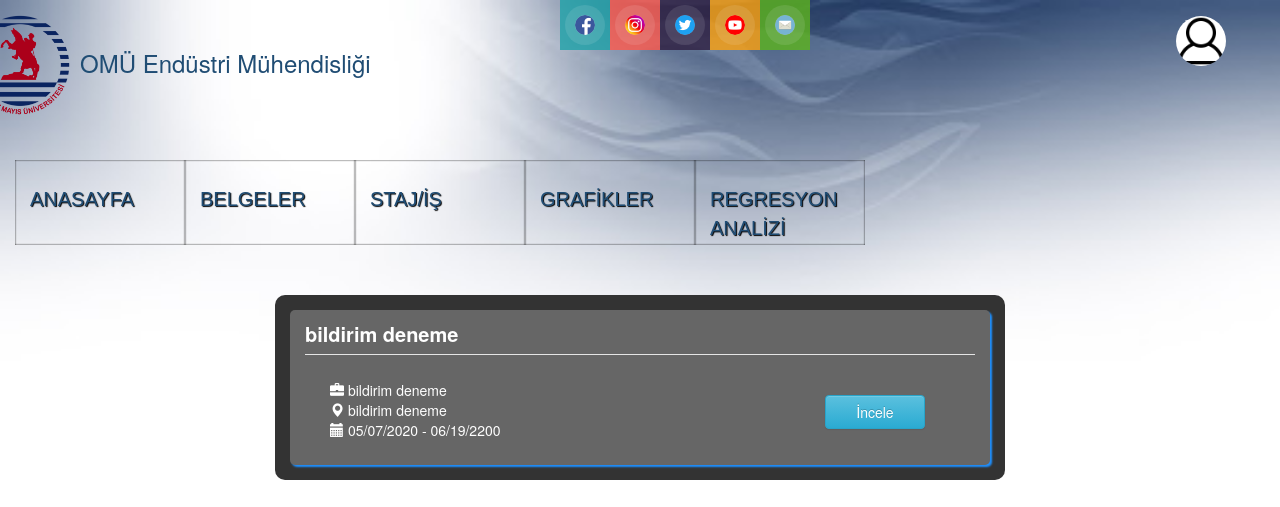
Screenshot of /jobs/ilanlar/ (signed in) with the database file from the repository.
### jobs/models.py (models this page shows, shortened)
class IsIlaniEkle(models.Model):
    isOzeti = models.CharField(max_length=250, null=False, blank=False)
    firma = models.CharField(max_length=250, null=False, blank=False)
    konum = models.CharField(max_length=250, null=False, blank=False)
    ilanTarihi = models.DateTimeField()
    isTanimi = models.TextField(null=False, blank=False)
    nitelikler = models.TextField(null=False, blank=False)
    sektor = models.CharField(max_length=250, null=False, blank=False)
    pozisyon = models.CharField(max_length=250, null=False, blank=False)
    pozisyonSeviyesi = models.CharField(max_length=250, null=False, blank=False)
    calismaSekli = models.CharField(max_length=250, null=False, blank=False)
    adres = models.TextField(null=False, blank=False)
    basvuruSekli = models.CharField(max_length=250, null=False, blank=False)
    sonBasvuruTarihi = models.DateField()
    ilanSahibi = models.CharField(max_length=250)
    ilanSahibiMail = models.EmailField()

### jobs/views.py (the view)
def isİlaniGoruntule(request):
    ilanlar = IsIlaniEkle.objects.all()
    bugun = datetime.datetime.now(tz=timezone.utc)
    for ilan in ilanlar:
        print(ilan.sonBasvuruTarihi.month)
    for g in request.user.groups.all():
        if g.name == 'Mezun':
            ogrenciGiris = Mezun.objects.get(user=request.user)
            ogrenciGiris.oncekiGirisIs = datetime.datetime.now(tz=timezone.utc)
            ogrenciGiris.gorulenIsId = 0
            ogrenciGiris.ilanToplam = ogrenciGiris.gorulenStajId + 0
            ogrenciGiris.save()
        if g.name == 'Öğrenci':
            ogrenciGiris = Ogrenci.objects.get(user=request.user)
            ogrenciGiris.oncekiGirisIs = datetime.datetime.now(tz=timezone.utc)
            ogrenciGiris.gorulenIsId = 0
            ogrenciGiris.ilanToplam = ogrenciGiris.gorulenStajId + 0
            ogrenciGiris.save()
    if g.name == 'Öğrenci' or g.name == 'Mezun':
        return render(request, 'jobs/isilanlari.html', {'ilanlar': ilanlar, 'ogrenci': ogrenciGiris, 'bugun': bugun})
    else:
        return render(request, 'jobs/isilanlari.html', {'ilanlar': ilanlar, 'bugun': bugun})

### templates/jobs/isilanlari.html (shortened to what this page needs)
{% extends 'base.html' %}
{% load static %}
{% block head %}
<link rel="stylesheet" href="{% static 'css/haberEtkinlik.css' %}" type="text/css">
{% endblock %}
{% block body %}
<div class="container" style="margin-top: 50px; margin-bottom: 50px; background-color: #333; width: 730px; -webkit-border-radius: 10px; -moz-border-radius: 10px; border-radius: 10px 10px 10px 10px;">
    {% for ilan in ilanlar %}
    {% if ilan.sonBasvuruTarihi.year > bugun.year %}
        <div class="container"
             style="background-color: #666; width: 700px; margin-bottom: 15px; margin-top: 15px; color: white; -webkit-border-radius: 5px; -moz-border-radius: 5px; border-radius: 5px 5px 5px 5px; -moz-box-shadow: 2px 2px 2px #1E90FF; -webkit-box-shadow: 2px 2px 2px #1E90FF;">
            <legend><b><p style="margin-top: 10px; margin-bottom: 5px; font-size: 20px; color: white;">
                {{ilan.isOzeti}}</p>
            </b></legend>
            <div class="row" style="margin-left: 5px; font-size: 14px">
                <div class="form-group row col-lg-10" style="margin-top: 5px;">
                    <p>
                        <span class="glyphicon glyphicon-briefcase" style="margin-left: 20px;"></span>
                        {{ilan.firma}}<br>
                        <span class="glyphicon glyphicon-map-marker" style="margin-left: 20px;"></span>
                        {{ilan.konum}}<br>
                        <span class="glyphicon glyphicon-calendar" style="margin-left: 20px;"></span>
                        {{ilan.ilanTarihi|date:"SHORT_DATE_FORMAT"}} - {{ilan.sonBasvuruTarihi|date:"SHORT_DATE_FORMAT"}}
                    </p>
                </div>
                <div class="col-lg-2">
                    <br>
                    <button class="btn btn-info pull-right" type="submit" onclick="location.href='{% url 'jobs:ilandetay' ilan.pk %}';" style="margin-right: 20px; width: 100px;">İncele</button>
                </div>
            </div>
        </div>
    {% endif %}
{% endfor %}
</div>
{% endblock %}

### templates/base.html (shortened to what this page needs)
{% load static %}
<!DOCTYPE html>
<html lang="tr">
<head>
    <link rel="stylesheet" href="{% static 'css/bootstrap.min.css' %}" type="text/css">
    <link rel="stylesheet" href="{% static 'css/body.css' %}" type="text/css">
    <link rel="stylesheet" href="{% static 'css/menu2.css' %}" type="text/css">
    <link rel="stylesheet" href="{% static 'css/menu.css' %}" type="text/css">
    <link rel="stylesheet" href="{% static 'css/footer.css' %}" type="text/css">
    <link rel="stylesheet" href="{% static 'css/sosyalmedya.css' %}" type="text/css">
    <link rel="stylesheet" href="{% static 'css/profil.css' %}" type="text/css">
    {% include 'base/css.html' %}
    {% block head %}
    {% endblock %}
</head>
<body style="">
<div class="container">
    <div class="col-lg-1">
        <div class="logo"><img id="logo" src="{% static 'images/omu-logotr.png' %}"/></div>
    </div>
    <div class="col-lg-4">
        <br>
        <h3 id="baslik" class="title">OMÜ Endüstri Mühendisliği</h3>
    </div>
    <div class="col-lg-3">
        <ul class="nav">
            <a href="https://www.facebook.com/omuendustri/" target="_blank">
                <li class="hm">
                    <img class="icon" src="{% static 'images/facebook.png' %}" alt="">
                </li>
            </a>
            <a href="https://www.instagram.com/omuendustri/" target="_blank">
            <li class="fb">
                <img class="icon" src="{% static 'images/instagram.png' %}" alt="">
            </li>
            </a>
            <a href="https://twitter.com/emmtomu" target="_blank">
            <li class="gp">
                <img class="icon" src="{% static 'images/twitter.png' %}" alt="">
            </li>
            </a>
            <a href="https://www.youtube.com/channel/UCCdABDcBJFOBnN6jZbnlChw" target="_blank">
            <li class="tw">
                <img class="icon" src="{% static 'images/youtube.png' %}" alt="">
            </li>
            </a>
            <li class="cl">
                <img class="icon" src="{% static 'images/mail.png' %}" alt="">
            </li>
        </ul>
    </div>
    <div class="dropdown1 col-lg-1" id="dropdown1">
        <button class="btn3 btn-default dropdown-toggle" type="button" id="dropdownMenu1" data-toggle="dropdown"
                aria-haspopup="true" aria-expanded="true">
            <center><img id="avatar" src="{% static 'images/user.jpg' %}"></center>
        </button>
    </div>
</div>
{% for g in user.groups.all %}
{% if g.name == 'Bölüm Sekreteri'%}
<div id="deneme" class="container">
    <ul id="sdt_menu" class="sdt_menu">
        <li>
            <a href="{% url 'anasayfa' %}">
                <span class="sdt_wrap">
              <span class="sdt_link" style="color:#204d74;">ANASAYFA</span>
            </span>
            </a>
        </li>
        <li>
            <a href="#">
                <span class="sdt_wrap">
              <span class="sdt_link" style="color:#204d74;">BELGELER
                    </span>
              </span>
            </a>
        </li>
        <li>
            <a href="#">
                <span class="sdt_wrap">
              <span class="sdt_link" style="color:#204d74;">STAJ/İŞ
              </span>
            </span>
            </a>
        </li>
        <li>
            <a href="{% url 'charts' %}">
                <span class="sdt_wrap">
              <span class="sdt_link" style="color:#204d74;">Grafikler</span>
            </span>
            </a>
        </li>
        <li>
            <a href="{% url 'machine:machine' %}">
                <span class="sdt_wrap">
              <span class="sdt_link" style="color:#204d74;">Regresyon Analizi</span>
            </span>
            </a>
        </li>
    </ul>
</div>
{% endif %}
{% endfor %}
{% block body %}
{% endblock %}
</body>
</html>

### static/css/body.css (style rules this page uses)
body { background-image: url('/static/images/arkaplan6.jpeg'); background-repeat: no-repeat; background-position: top center; background-attachment: fixed; background-size: cover; -webkit-background-size: cover; -moz-background-size: cover; -o-background-size: cover; margin: 0; padding: 0; font-family:Arial; }

### static/css/menu2.css (style rules this page uses)
ul.sdt_menu { margin:0; padding:0; list-style: none; font-family:"Myriad Pro", "Trebuchet MS", sans-serif; font-size:14px; width:1020px; }
ul.sdt_menu a { text-decoration:none; outline:none; }
ul.sdt_menu li { float:left; width:170px; height:85px; position:relative; cursor:pointer; }
ul.sdt_menu li > a { position:absolute; top:0px; left:0px; width:170px; height:85px; z-index:12; background:transparent url(../images/overlay.png) no-repeat bottom right; -moz-box-shadow:0px 0px 2px #000 inset; -webkit-box-shadow:0px 0px 2px #000 inset; box-shadow:0px 0px 2px #000 inset; }
ul.sdt_menu li span.sdt_wrap { position:absolute; top:25px; left:0px; width:170px; height:60px; z-index:15; }
ul.sdt_menu li span span.sdt_link, ul.sdt_menu li span span.sdt_descr, ul.sdt_menu li div.sdt_box a { margin-left:15px; text-transform:uppercase; text-shadow:1px 1px 1px #000; }
ul.sdt_menu li span span.sdt_link { color:#fff; font-size:24px; float:left; clear:both; }

### static/css/menu.css (style rules this page uses)
#deneme { width: 100%; }
#deneme ul li a span { font-size: 20px; }
ul.sdt_menu { margin-top:40px; width: auto; height: 70px; }

### static/css/footer.css (style rules this page uses)
#baslik { color: #204d74; margin-left: -100px; margin-top: 30px; }
#logo { width: 110px; margin-left: -120px; margin-top: 10px; }

### static/css/sosyalmedya.css (style rules this page uses)
ul li { list-style:none; }
.nav { overflow:hidden; margin:0 auto; width:750px; }
.nav li { width:50px; height:50px; display:inline-block; float:left; cursor:pointer; transition:all 0.4s; -webkit-transition:all 0.4s; -moz-transition:all 0.4s; }
img.icon { height: 20px; width: 20px; background:rgba(255, 255, 255, 0.4); border-radius:100%; margin:15px auto; display:block; transition:all 0.8s; -webkit-transition:all 0.8s; -moz-transition:all 0.8s; box-shadow: 0 0 0 30px rgba(255,255,255,0.1); -webkit-box-shadow: 0 0 0 10px rgba(255,255,255,0.1); }
.hm { background:rgba(29, 162, 168, 0.8); }
.fb { background:rgba(255, 89, 76, 0.8); }
.gp { background:rgba(47, 31, 64, 0.8); }
.tw { background:rgba(254, 162, 14, 0.8); }
.cl { background:rgba(93, 181, 29, 0.8); }

### static/css/profil.css (style rules this page uses)
#dropdown1 { margin-left: 280px; }
#avatar { width:50px; height:50px; margin-top: -5px; margin-left: -15px; border-radius:100%; }
.btn3 { width:0px; height:0px; margin-left: 60px; margin-top: 20px; border: none; border-radius:100%; background-image: url('images/arkaplan.jpg'); }

### rows the page displays
IsIlaniEkle: isOzeti "bildirim deneme", firma "bildirim deneme", konum "bildirim deneme", ilanTarihi "05/07/2020", sonBasvuruTarihi "06/19/2200"
